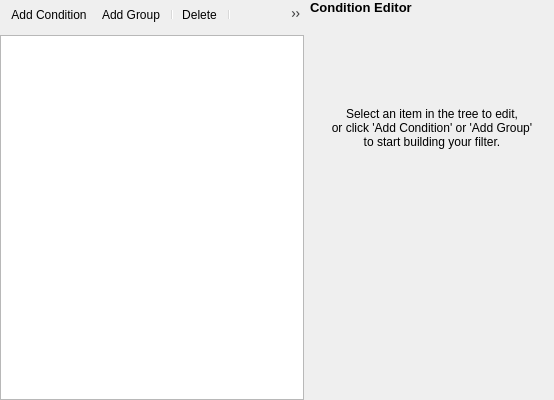
<?xml version="1.0" encoding="UTF-8"?>
<ui version="4.0">
 <class>AdvancedFilterBuilderWidget</class>
 <widget class="QWidget" name="AdvancedFilterBuilderWidget">
  <property name="geometry">
   <rect>
    <x>0</x>
    <y>0</y>
    <width>554</width>
    <height>400</height>
   </rect>
  </property>
  <property name="windowTitle">
   <string>Advanced Filter Builder</string>
  </property>
  <layout class="QHBoxLayout" name="horizontalLayout">
   <property name="leftMargin">
    <number>0</number>
   </property>
   <property name="topMargin">
    <number>0</number>
   </property>
   <property name="rightMargin">
    <number>0</number>
   </property>
   <property name="bottomMargin">
    <number>0</number>
   </property>
   <item>
    <widget class="QWidget" name="treePanel" native="true">
     <layout class="QVBoxLayout" name="treePanelLayout">
      <property name="spacing">
       <number>6</number>
      </property>
      <property name="leftMargin">
       <number>0</number>
      </property>
      <property name="topMargin">
       <number>0</number>
      </property>
      <property name="rightMargin">
       <number>0</number>
      </property>
      <property name="bottomMargin">
       <number>0</number>
      </property>
      <item>
       <widget class="QToolBar" name="treeToolBar">
        <property name="movable">
         <bool>false</bool>
        </property>
        <property name="iconSize">
         <size>
          <width>20</width>
          <height>20</height>
         </size>
        </property>
        <property name="floatable">
         <bool>false</bool>
        </property>
        <addaction name="actionAddCondition"/>
        <addaction name="actionAddGroup"/>
        <addaction name="separator"/>
        <addaction name="actionDelete"/>
        <addaction name="separator"/>
        <addaction name="actionMoveUp"/>
        <addaction name="actionMoveDown"/>
        <addaction name="separator"/>
        <addaction name="actionCut"/>
        <addaction name="actionCopy"/>
        <addaction name="actionPaste"/>
       </widget>
      </item>
      <item>
       <widget class="QTreeWidget" name="filterTreeWidget">
        <property name="contextMenuPolicy">
         <enum>Qt::ContextMenuPolicy::CustomContextMenu</enum>
        </property>
        <property name="selectionMode">
         <enum>QAbstractItemView::SelectionMode::SingleSelection</enum>
        </property>
        <property name="headerHidden">
         <bool>true</bool>
        </property>
        <column>
         <property name="text">
          <string>Filter Structure</string>
         </property>
        </column>
       </widget>
      </item>
     </layout>
    </widget>
   </item>
   <item>
    <widget class="QWidget" name="editorPanel" native="true">
     <layout class="QVBoxLayout" name="editorPanelLayout">
      <property name="spacing">
       <number>12</number>
      </property>
      <property name="leftMargin">
       <number>0</number>
      </property>
      <property name="topMargin">
       <number>0</number>
      </property>
      <property name="rightMargin">
       <number>0</number>
      </property>
      <property name="bottomMargin">
       <number>0</number>
      </property>
      <item>
       <widget class="QLabel" name="editorTitleLabel">
        <property name="font">
         <font>
          <pointsize>10</pointsize>
          <bold>true</bold>
         </font>
        </property>
        <property name="text">
         <string>Condition Editor</string>
        </property>
       </widget>
      </item>
      <item>
       <widget class="QStackedWidget" name="editorStackedWidget">
        <property name="currentIndex">
         <number>0</number>
        </property>
        <widget class="QWidget" name="emptyEditorPage">
         <layout class="QVBoxLayout" name="emptyEditorLayout">
          <item>
           <spacer name="emptyTopSpacer">
            <property name="orientation">
             <enum>Qt::Orientation::Vertical</enum>
            </property>
            <property name="sizeHint" stdset="0">
             <size>
              <width>20</width>
              <height>40</height>
             </size>
            </property>
           </spacer>
          </item>
          <item>
           <widget class="QLabel" name="emptyEditorLabel">
            <property name="text">
             <string>Select an item in the tree to edit,
or click 'Add Condition' or 'Add Group'
to start building your filter.</string>
            </property>
            <property name="alignment">
             <set>Qt::AlignmentFlag::AlignCenter</set>
            </property>
            <property name="wordWrap">
             <bool>true</bool>
            </property>
           </widget>
          </item>
          <item>
           <spacer name="emptyBottomSpacer">
            <property name="orientation">
             <enum>Qt::Orientation::Vertical</enum>
            </property>
            <property name="sizeHint" stdset="0">
             <size>
              <width>20</width>
              <height>40</height>
             </size>
            </property>
           </spacer>
          </item>
         </layout>
        </widget>
        <widget class="QWidget" name="logicalEditorPage">
         <layout class="QFormLayout" name="logicalEditorLayout">
          <item row="0" column="0">
           <widget class="QLabel" name="logicalOperatorLabel">
            <property name="text">
             <string>Logical Operator:</string>
            </property>
           </widget>
          </item>
          <item row="0" column="1">
           <widget class="QComboBox" name="logicalOperatorComboBox">
            <item>
             <property name="text">
              <string>AND</string>
             </property>
            </item>
            <item>
             <property name="text">
              <string>OR</string>
             </property>
            </item>
            <item>
             <property name="text">
              <string>NOT</string>
             </property>
            </item>
           </widget>
          </item>
          <item row="1" column="0" colspan="2">
           <widget class="QLabel" name="logicalDescriptionLabel">
            <property name="text">
             <string>AND: All child conditions must match
OR: At least one child must match
NOT: Child condition must not match (1 child only)</string>
            </property>
            <property name="wordWrap">
             <bool>true</bool>
            </property>
           </widget>
          </item>
         </layout>
        </widget>
        <widget class="QWidget" name="conditionEditorPage">
         <layout class="QFormLayout" name="conditionEditorLayout">
          <item row="0" column="0">
           <widget class="QLabel" name="conditionTypeLabel">
            <property name="text">
             <string>Condition Type:</string>
            </property>
           </widget>
          </item>
          <item row="0" column="1">
           <widget class="QComboBox" name="conditionTypeComboBox">
            <item>
             <property name="text">
              <string>Subject ID</string>
             </property>
            </item>
            <item>
             <property name="text">
              <string>Modality</string>
             </property>
            </item>
            <item>
             <property name="text">
              <string>Entity</string>
             </property>
            </item>
            <item>
             <property name="text">
              <string>Participant Attribute</string>
             </property>
            </item>
            <item>
             <property name="text">
              <string>Channel Attribute</string>
             </property>
            </item>
            <item>
             <property name="text">
              <string>Electrode Attribute</string>
             </property>
            </item>
           </widget>
          </item>
          <item row="1" column="0" colspan="2">
           <widget class="QStackedWidget" name="conditionDetailsStackedWidget">
            <property name="currentIndex">
             <number>0</number>
            </property>
            <widget class="QWidget" name="subjectIdDetailsPage">
             <layout class="QVBoxLayout" name="subjectIdDetailsLayout">
              <item>
               <widget class="QLabel" name="subjectIdLabel">
                <property name="text">
                 <string>Subject IDs (comma-separated):</string>
                </property>
               </widget>
              </item>
              <item>
               <widget class="QLineEdit" name="subjectIdLineEdit">
                <property name="placeholderText">
                 <string>e.g., 01</string>
                </property>
               </widget>
              </item>
              <item>
               <spacer name="verticalSpacer_6">
                <property name="orientation">
                 <enum>Qt::Vertical</enum>
                </property>
                <property name="sizeHint" stdset="0">
                 <size>
                  <width>20</width>
                  <height>40</height>
                 </size>
                </property>
               </spacer>
              </item>
             </layout>
            </widget>
            <widget class="QWidget" name="modalityDetailsPage">
             <layout class="QVBoxLayout" name="modalityDetailsLayout">
              <item>
               <widget class="QLabel" name="modalityLabel">
                <property name="text">
                 <string>Modality:</string>
                </property>
               </widget>
              </item>
              <item>
               <widget class="QComboBox" name="modalityComboBox"/>
              </item>
              <item>
               <spacer name="verticalSpacer_4">
                <property name="orientation">
                 <enum>Qt::Vertical</enum>
                </property>
                <property name="sizeHint" stdset="0">
                 <size>
                  <width>20</width>
                  <height>40</height>
                 </size>
                </property>
               </spacer>
              </item>
             </layout>
            </widget>
            <widget class="QWidget" name="entityDetailsPage">
             <layout class="QVBoxLayout" name="entityDetailsLayout">
              <item>
               <widget class="QLabel" name="entityNameLabel">
                <property name="text">
                 <string>Entity Name:</string>
                </property>
               </widget>
              </item>
              <item>
               <widget class="QComboBox" name="entityNameComboBox"/>
              </item>
              <item>
               <widget class="QLabel" name="entityOperatorLabel">
                <property name="text">
                 <string>Operator:</string>
                </property>
               </widget>
              </item>
              <item>
               <widget class="QComboBox" name="entityOperatorComboBox">
                <item>
                 <property name="text">
                  <string>equals</string>
                 </property>
                </item>
                <item>
                 <property name="text">
                  <string>not equals</string>
                 </property>
                </item>
                <item>
                 <property name="text">
                  <string>contains</string>
                 </property>
                </item>
               </widget>
              </item>
              <item>
               <widget class="QLabel" name="entityValueLabel">
                <property name="text">
                 <string>Value:</string>
                </property>
               </widget>
              </item>
              <item>
               <widget class="QLineEdit" name="entityValueLineEdit">
                <property name="placeholderText">
                 <string>e.g., rest</string>
                </property>
               </widget>
              </item>
              <item>
               <spacer name="verticalSpacer_3">
                <property name="orientation">
                 <enum>Qt::Vertical</enum>
                </property>
                <property name="sizeHint" stdset="0">
                 <size>
                  <width>20</width>
                  <height>40</height>
                 </size>
                </property>
               </spacer>
              </item>
             </layout>
            </widget>
            <widget class="QWidget" name="participantAttributeDetailsPage">
             <layout class="QVBoxLayout" name="participantAttributeDetailsLayout">
              <item>
               <widget class="QLabel" name="participantAttributeNameLabel">
                <property name="text">
                 <string>Attribute Name:</string>
                </property>
               </widget>
              </item>
              <item>
               <widget class="QComboBox" name="participantAttributeNameComboBox"/>
              </item>
              <item>
               <widget class="QLabel" name="participantAttributeOperatorLabel">
                <property name="text">
                 <string>Operator:</string>
                </property>
               </widget>
              </item>
              <item>
               <widget class="QComboBox" name="participantAttributeOperatorComboBox">
                <item>
                 <property name="text">
                  <string>equals</string>
                 </property>
                </item>
                <item>
                 <property name="text">
                  <string>not equals</string>
                 </property>
                </item>
                <item>
                 <property name="text">
                  <string>contains</string>
                 </property>
                </item>
                <item>
                 <property name="text">
                  <string>greater than</string>
                 </property>
                </item>
                <item>
                 <property name="text">
                  <string>less than</string>
                 </property>
                </item>
               </widget>
              </item>
              <item>
               <widget class="QLabel" name="participantAttributeValueLabel">
                <property name="text">
                 <string>Value:</string>
                </property>
               </widget>
              </item>
              <item>
               <widget class="QLineEdit" name="participantAttributeValueLineEdit">
                <property name="placeholderText">
                 <string>e.g., 25</string>
                </property>
               </widget>
              </item>
              <item>
               <spacer name="verticalSpacer_5">
                <property name="orientation">
                 <enum>Qt::Vertical</enum>
                </property>
                <property name="sizeHint" stdset="0">
                 <size>
                  <width>20</width>
                  <height>40</height>
                 </size>
                </property>
               </spacer>
              </item>
             </layout>
            </widget>
            <widget class="QWidget" name="channelAttributeDetailsPage">
             <layout class="QVBoxLayout" name="channelAttributeDetailsLayout">
              <item>
               <widget class="QLabel" name="channelAttributeNameLabel">
                <property name="text">
                 <string>Attribute Name:</string>
                </property>
               </widget>
              </item>
              <item>
               <widget class="QComboBox" name="channelAttributeNameComboBox"/>
              </item>
              <item>
               <widget class="QLabel" name="channelAttributeOperatorLabel">
                <property name="text">
                 <string>Operator:</string>
                </property>
               </widget>
              </item>
              <item>
               <widget class="QComboBox" name="channelAttributeOperatorComboBox">
                <item>
                 <property name="text">
                  <string>equals</string>
                 </property>
                </item>
                <item>
                 <property name="text">
                  <string>not equals</string>
                 </property>
                </item>
                <item>
                 <property name="text">
                  <string>contains</string>
                 </property>
                </item>
                <item>
                 <property name="text">
                  <string>greater than</string>
                 </property>
                </item>
                <item>
                 <property name="text">
                  <string>less than</string>
                 </property>
                </item>
               </widget>
              </item>
              <item>
               <widget class="QLabel" name="channelAttributeValueLabel">
                <property name="text">
                 <string>Value:</string>
                </property>
               </widget>
              </item>
              <item>
               <widget class="QLineEdit" name="channelAttributeValueLineEdit">
                <property name="placeholderText">
                 <string>e.g., 1000</string>
                </property>
               </widget>
              </item>
              <item>
               <spacer name="verticalSpacer">
                <property name="orientation">
                 <enum>Qt::Vertical</enum>
                </property>
                <property name="sizeHint" stdset="0">
                 <size>
                  <width>20</width>
                  <height>40</height>
                 </size>
                </property>
               </spacer>
              </item>
             </layout>
            </widget>
            <widget class="QWidget" name="electrodeAttributeDetailsPage">
             <layout class="QVBoxLayout" name="electrodeAttributeDetailsLayout">
              <item>
               <widget class="QLabel" name="electrodeAttributeNameLabel">
                <property name="text">
                 <string>Attribute Name:</string>
                </property>
               </widget>
              </item>
              <item>
               <widget class="QComboBox" name="electrodeAttributeNameComboBox"/>
              </item>
              <item>
               <widget class="QLabel" name="electrodeAttributeOperatorLabel">
                <property name="text">
                 <string>Operator:</string>
                </property>
               </widget>
              </item>
              <item>
               <widget class="QComboBox" name="electrodeAttributeOperatorComboBox">
                <item>
                 <property name="text">
                  <string>equals</string>
                 </property>
                </item>
                <item>
                 <property name="text">
                  <string>not equals</string>
                 </property>
                </item>
                <item>
                 <property name="text">
                  <string>contains</string>
                 </property>
                </item>
                <item>
                 <property name="text">
                  <string>greater than</string>
                 </property>
                </item>
                <item>
                 <property name="text">
                  <string>less than</string>
                 </property>
                </item>
               </widget>
              </item>
              <item>
               <widget class="QLabel" name="electrodeAttributeValueLabel">
                <property name="text">
                 <string>Value:</string>
                </property>
               </widget>
              </item>
              <item>
               <widget class="QLineEdit" name="electrodeAttributeValueLineEdit">
                <property name="placeholderText">
                 <string>e.g., platinum</string>
                </property>
               </widget>
              </item>
              <item>
               <spacer name="verticalSpacer_2">
                <property name="orientation">
                 <enum>Qt::Vertical</enum>
                </property>
                <property name="sizeHint" stdset="0">
                 <size>
                  <width>20</width>
                  <height>40</height>
                 </size>
                </property>
               </spacer>
              </item>
             </layout>
            </widget>
           </widget>
          </item>
         </layout>
        </widget>
       </widget>
      </item>
      <item>
       <spacer name="editorVerticalSpacer">
        <property name="orientation">
         <enum>Qt::Orientation::Vertical</enum>
        </property>
        <property name="sizeHint" stdset="0">
         <size>
          <width>20</width>
          <height>40</height>
         </size>
        </property>
       </spacer>
      </item>
     </layout>
    </widget>
   </item>
  </layout>
  <action name="actionAddCondition">
   <property name="text">
    <string>Add Condition</string>
   </property>
   <property name="toolTip">
    <string>Add a new filter condition</string>
   </property>
  </action>
  <action name="actionAddGroup">
   <property name="text">
    <string>Add Group</string>
   </property>
   <property name="toolTip">
    <string>Add a logical group (AND/OR/NOT)</string>
   </property>
  </action>
  <action name="actionDelete">
   <property name="text">
    <string>Delete</string>
   </property>
   <property name="toolTip">
    <string>Delete selected item</string>
   </property>
  </action>
  <action name="actionMoveUp">
   <property name="text">
    <string>Move Up</string>
   </property>
   <property name="toolTip">
    <string>Move item up</string>
   </property>
  </action>
  <action name="actionMoveDown">
   <property name="text">
    <string>Move Down</string>
   </property>
   <property name="toolTip">
    <string>Move item down</string>
   </property>
  </action>
  <action name="actionCut">
   <property name="text">
    <string>Cut</string>
   </property>
   <property name="toolTip">
    <string>Cut selected item</string>
   </property>
  </action>
  <action name="actionCopy">
   <property name="text">
    <string>Copy</string>
   </property>
   <property name="toolTip">
    <string>Copy selected item</string>
   </property>
  </action>
  <action name="actionPaste">
   <property name="text">
    <string>Paste</string>
   </property>
   <property name="toolTip">
    <string>Paste item</string>
   </property>
  </action>
 </widget>
 <resources/>
 <connections/>
</ui>
